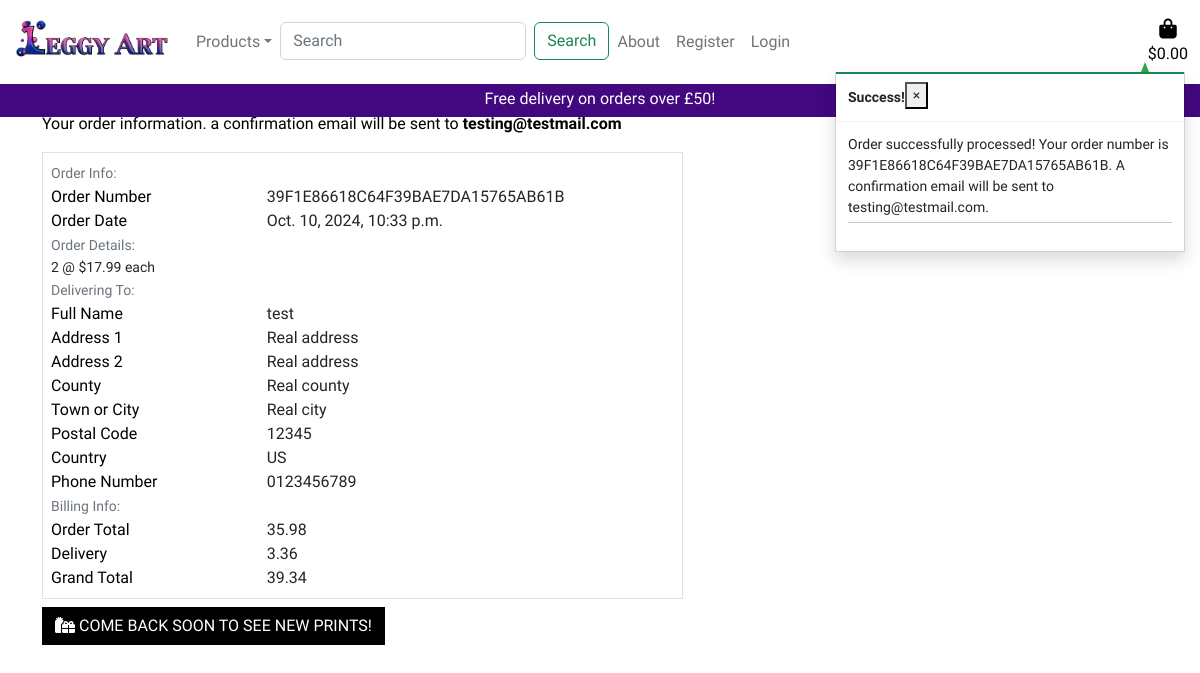
The page /checkout/checkout_success/39F1E86618C64F39BAE7DA15765AB61B on the database its author committed.
### checkout/models.py (models this page shows, shortened)
class Order(models.Model):
    order_number = models.CharField(max_length=32, null=False, editable=False)
    user_profile = models.ForeignKey(UserProfile, on_delete=models.SET_NULL, null=True, blank=True, related_name='orders')
    full_name = models.CharField(max_length=50, null=False, blank=False)
    email = models.EmailField(max_length=254, null=False, blank=False)
    phone_number = models.CharField(max_length=20, null=False, blank=False)
    country = CountryField(blank_label='Country *', null=False, blank=False)
    postcode = models.CharField(max_length=20, null=True, blank=True)
    town_or_city = models.CharField(max_length=40, null=False, blank=False)
    street_address1 = models.CharField(max_length=80, null=False, blank=False)
    street_address2 = models.CharField(max_length=80, null=True, blank=True)
    county = models.CharField(max_length=80, null=True, blank=True)
    date = models.DateTimeField(auto_now_add=True)
    delivery_cost = models.DecimalField(max_digits=6, decimal_places=2, null=False, default=0)
    order_total = models.DecimalField(max_digits=10, decimal_places=2, null=False, default=0)
    grand_total = models.DecimalField(max_digits=10, decimal_places=2, null=False, default=0)
    original_basket = models.TextField(null=False, blank=False, default='')
    stripe_pid = models.CharField(max_length=254, null=False, blank=False, default='')

class OrderLineItem(models.Model):
    order = models.ForeignKey(Order, null=False, blank=False, on_delete=models.CASCADE, related_name='lineitems')
    product = models.ForeignKey(Print, null=False, blank=False, on_delete=models.CASCADE)
    quantity = models.IntegerField(null=False, blank=False, default=0)
    lineitem_total = models.DecimalField(max_digits=6, decimal_places=2, null=False, blank=False, editable=False)

### products/models.py (models this page shows, shortened)
class Print(models.Model):
    ORIENTATION_CHOICES = [
        ('L', 'Landscape'),
        ('P', 'Portrait'),
        ('S', 'Square'),
    ]
    category = models.ForeignKey('Category', null=True, blank=True, on_delete=models.SET_NULL)
    sku = models.CharField(max_length=254, null=True, blank=True)
    name = models.CharField(max_length=254)
    description = models.TextField()
    price = models.DecimalField(max_digits=6, decimal_places=2)
    orientation = models.CharField(max_length=1, choices=ORIENTATION_CHOICES, default='S')
    rating = models.DecimalField(max_digits=6, decimal_places=2, null=True, blank=True)
    image_1_path = models.CharField(max_length=1024)
    image_1 = models.ImageField()
    image_2_path = models.CharField(max_length=1024)
    image_2 = models.ImageField()

### checkout/views.py (the view)
# urls.py: path('checkout_success/<order_number>', views.checkout_success, name='checkout_success'),
def checkout_success(request, order_number):
    save_info = request.session.get('save_info')
    order = get_object_or_404(Order, order_number=order_number)
    messages.success(request, f'Order successfully processed! \
        Your order number is {order_number}. A confirmation \
        email will be sent to {order.email}.')
    if 'basket' in request.session:
        del request.session['basket']
    template = 'checkout/checkout_success.html'
    context = {
        'order': order,
    }
    return render(request, template, context)

### checkout/templates/checkout/checkout_success.html (shortened to what this page needs)
{% extends "base.html" %}
{% load static %}
{% block extra_css %}
    <link rel="stylesheet" href="{% static '/checkout/css/checkout.css' %}">
{% endblock %}
{% block content %}
    <div class="overlay">
        <div class="container">
            <div class="row">
                <div class="col">
                    <h2 class="logo-font mb-4">Thankyou</h2>
                    <p class="text-black">Your order information. a confirmation email will be sent to <strong> {{ order.email }}</strong></p>
                </div>
            </div>
            <div class="row">
                <div class="col-12 col-lg-7">
                    <div class="order-confirmation-wrapper p-2 border">
                        <div class="row">
                            <div class="col">
                                <small class="text-muted">Order Info:</small>
                            </div>
                        </div>
                        <div class="row">
                            <div class="col-12 col-md-4">
                                <p class="mb-0 text-black font-weight-bold">Order Number</p>
                            </div>
                            <div class="col-12 col-md-8 text-md-right">
                                <p class="mb-0">{{ order.order_number }}</p>
                            </div>
                        </div>
                        <div class="row">
                            <div class="col-12 col-md-4">
                                <p class="mb-0 text-black font-weight-bold">Order Date</p>
                            </div>
                            <div class="col-12 col-md-8 text-md-right">
                                <p class="mb-0">{{ order.date }}</p>
                            </div>
                        </div>
                        <div class="row">
                            <div class="col">
                                <small class="text-muted">Order Details:</small>
                            </div>
                        </div>
                        {% for item in order.lineitems.all %}
                        <div class="row">
                            <div class="col-12 col-md-8 text-md-right">
                                <p class="small mb-0">{{ item.quantity }} @ ${{ item.product.price }} each</p>
                            </div>
                        </div>
                        {% endfor %}
                        <div class="row">
                            <div class="col">
                                <small class="text-muted">Delivering To:</small>
                            </div>
                        </div>
                        <div class="row">
                            <div class="col-12 col-md-4">
                                <p class="mb-0 text-black font-weight-bold">Full Name</p>
                            </div>
                            <div class="col-12 col-md-8 text-md-right">
                                <p class="mb-0">{{ order.full_name }}</p>
                            </div>
                        </div>
                        <div class="row">
                            <div class="col-12 col-md-4">
                                <p class="mb-0 text-black font-weight-bold">Address 1</p>
                            </div>
                            <div class="col-12 col-md-8 text-md-right">
                                <p class="mb-0">{{ order.street_address1 }}</p>
                            </div>
                        </div>
                        {% if order.street_address2 %}
                        <div class="row">
                            <div class="col-12 col-md-4">
                                <p class="mb-0 text-black font-weight-bold">Address 2</p>
                            </div>
                            <div class="col-12 col-md-8 text-md-right">
                                <p class="mb-0">{{ order.street_address1 }}</p>
                            </div>
                        </div>
                        {% endif %}
                        {% if order.county %}
                        <div class="row">
                            <div class="col-12 col-md-4">
                                <p class="mb-0 text-black font-weight-bold">County</p>
                            </div>
                            <div class="col-12 col-md-8 text-md-right">
                                <p class="mb-0">{{ order.county }}</p>
                            </div>
                        </div>
                        {% endif %}
                        <div class="row">
                            <div class="col-12 col-md-4">
                                <p class="mb-0 text-black font-weight-bold">Town or City</p>
                            </div>
                            <div class="col-12 col-md-8 text-md-right">
                                <p class="mb-0">{{ order.town_or_city }}</p>
                            </div>
                        </div>
                        {% if order.postcode %}
                        <div class="row">
                            <div class="col-12 col-md-4">
                                <p class="mb-0 text-black font-weight-bold">Postal Code</p>
                            </div>
                            <div class="col-12 col-md-8 text-md-right">
                                <p class="mb-0">{{ order.postcode }}</p>
                            </div>
                        </div>
                        {% endif %}
                        <div class="row">
                            <div class="col-12 col-md-4">
                                <p class="mb-0 text-black font-weight-bold">Country</p>
                            </div>
                            <div class="col-12 col-md-8 text-md-right">
                                <p class="mb-0">{{ order.country }}</p>
                            </div>
                        </div>
                        <div class="row">
                            <div class="col-12 col-md-4">
                                <p class="mb-0 text-black font-weight-bold">Phone Number</p>
                            </div>
                            <div class="col-12 col-md-8 text-md-right">
                                <p class="mb-0">{{ order.phone_number }}</p>
                            </div>
                        </div>
                        <div class="row">
                            <div class="col">
                                <small class="text-muted">Billing Info:</small>
                            </div>
                        </div>
                        <div class="row">
                            <div class="col-12 col-md-4">
                                <p class="mb-0 text-black font-weight-bold">Order Total</p>
                            </div>
                            <div class="col-12 col-md-8 text-md-right">
                                <p class="mb-0">{{ order.order_total }}</p>
                            </div>
                        </div>
                        <div class="row">
                            <div class="col-12 col-md-4">
                                <p class="mb-0 text-black font-weight-bold">Delivery</p>
                            </div>
                            <div class="col-12 col-md-8 text-md-right">
                                <p class="mb-0">{{ order.delivery_cost }}</p>
                            </div>
                        </div>
                        <div class="row">
                            <div class="col-12 col-md-4">
                                <p class="mb-0 text-black font-weight-bold">Grand Total</p>
                            </div>
                            <div class="col-12 col-md-8 text-md-right">
                                <p class="mb-0">{{ order.grand_total }}</p>
                            </div>
                        </div>
                    </div>
                </div>
            </div>
            <div class="row">
                <div class="col-12 col-lg-7 text-right">
                    <a href="{% url 'products' %}?category=new_arrivals,deals,clearance" class="btn btn-black rounded-0 my-2">
                        <span class="icon mr-2">
                            <i class="fas fa-gifts"></i>
                        </span>
                        <span class="text-uppercase">Come back soon to see new prints!</span>
                    </a>
                </div>
            </div>
        </div>
    </div>
{% endblock %}

### rows shown on the page
Order: email "testing@testmail.com", order_number "39F1E86618C64F39BAE7DA15765AB61B", date "Oct. 10, 2024, 10:33 p.m.", full_name "test", street_address1 "Real address", county "Real county", town_or_city "Real city", postcode "12345", country "US", phone_number "0123456789", order_total "35.98", delivery_cost "3.36", grand_total "39.34"
OrderLineItem: quantity "2", product.price "17.99"

### other values the page prints
{{ free_delivery_threshold }} "50"
{{ message }} "Order successfully processed! Your order number is 39F1E86618C64F39BAE7DA15765AB61B. A confirmation email will be sent to testing@testmail.com."
